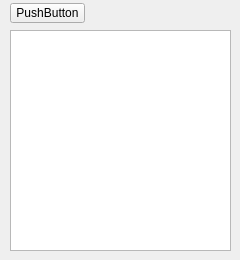
<?xml version="1.0" encoding="UTF-8"?>
<ui version="4.0">
 <class>MainWindow</class>
 <widget class="QMainWindow" name="MainWindow">
  <property name="geometry">
   <rect>
    <x>0</x>
    <y>0</y>
    <width>240</width>
    <height>260</height>
   </rect>
  </property>
  <property name="windowTitle">
   <string>Заметка</string>
  </property>
  <widget class="QWidget" name="centralwidget">
   <widget class="QTextEdit" name="textEdit">
    <property name="geometry">
     <rect>
      <x>10</x>
      <y>30</y>
      <width>221</width>
      <height>221</height>
     </rect>
    </property>
    <property name="font">
     <font>
      <family>MS Sans Serif</family>
      <pointsize>15</pointsize>
     </font>
    </property>
   </widget>
   <widget class="QPushButton" name="pushButton">
    <property name="geometry">
     <rect>
      <x>10</x>
      <y>3</y>
      <width>75</width>
      <height>20</height>
     </rect>
    </property>
    <property name="text">
     <string>PushButton</string>
    </property>
   </widget>
  </widget>
 </widget>
 <resources/>
 <connections/>
</ui>
